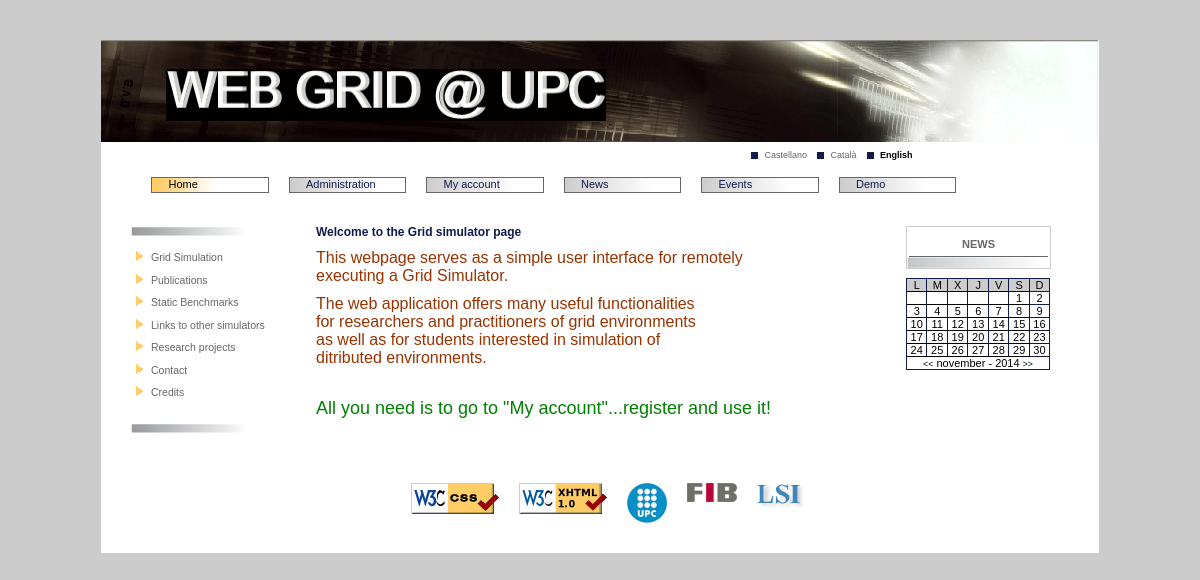
The page / on the database its author committed.
### tables this page shows
CREATE TABLE `secciones` (
  `id_seccion` int(11) NOT NULL default '0',
  `titulo_es` varchar(100) NOT NULL default '',
  `titulo_en` varchar(100) NOT NULL default '',
  `titulo_ca` varchar(100) NOT NULL default '',
  `texto_es` longtext NOT NULL,
  `texto_en` longtext NOT NULL,
  `texto_ca` longtext NOT NULL,
  `fecha_modif` timestamp NOT NULL default CURRENT_TIMESTAMP,
  `link_externo` char(1) NOT NULL default 'N',
  `link` varchar(100) NOT NULL default '#',
  PRIMARY KEY  (`id_seccion`),
  UNIQUE KEY `titulo_ca` (`titulo_ca`),
  UNIQUE KEY `titulo_es` (`titulo_es`),
  UNIQUE KEY `titulo_en` (`titulo_en`)
);

CREATE TABLE `subsecciones` (
  `id_subseccion` int(10) unsigned NOT NULL default '0',
  `id_seccion` int(10) unsigned NOT NULL default '0',
  `titulo_es` varchar(100) NOT NULL default '',
  `texto_es` longtext NOT NULL,
  `titulo_en` varchar(100) NOT NULL default '',
  `texto_en` longtext NOT NULL,
  `titulo_ca` varchar(100) NOT NULL default '',
  `texto_ca` longtext NOT NULL,
  `fecha_modif` timestamp NOT NULL default CURRENT_TIMESTAMP,
  `link_externo` char(1) NOT NULL default 'S',
  `link` varchar(100) NOT NULL default '#',
  PRIMARY KEY  (`id_subseccion`,`id_seccion`)
);

### management/contentManager.php (called while the page is built, shortened)
<?
 class contentManager
 {
 	var $linkdb;
	function contentManager()
	{
		$this->userdb = USERDB;
		$this->passworddb = PASSWORDDB;
		$this->db = DB;
		$this->linkdb = mysql_connect (MYSQLMACHINE, $this->userdb, $this->passworddb)
		 	or die ('I cannot connect to the database because: ' . mysql_error());
	}
	function getContent($section,$subsection,$lang)
	{
		$sql = "";
		switch($lang)
		{
			case "EN":
						if($subsection == "")
							$sql = "SELECT texto_en FROM secciones WHERE id_seccion='$section'";
						else
							$sql = "SELECT texto_en FROM subsecciones WHERE id_subseccion='$subsection' AND id_seccion='$section'";
						break;
		}
		if($result = mysql_query($sql, $this->linkdb))
		{
			$row = mysql_fetch_array($result);
			$text = $row[0];
		}
		return $text;
	}
	function getSections()
	{
		$sql = "SELECT * FROM secciones ORDER BY id_seccion";
		if($result = mysql_query($sql, $this->linkdb))
		{
			$i = 0;
			while ($row = mysql_fetch_array($result))
			{
				$sections[$i] = $row;
				$i++;
			}
		}
		return $sections;
	}
	function getSubsections($section)
	{
		$sql = "SELECT * FROM subsecciones WHERE id_seccion='$section' ORDER BY id_subseccion";
		if($result = mysql_query($sql, $this->linkdb))
		{
			$i = 0;
			while ($row = mysql_fetch_array($result))
			{
				$subsections[$i] = $row;
				$i++;
			}
		}
		return $subsections;
	}
 }
?>

### management/eventManager.php (called while the page is built, shortened)
<?
	class eventManager
	{
		var $linkdb;
		function eventManager()
		{
			$this->userdb = USERDB;
			$this->passworddb = PASSWORDDB;
			$this->db = DB;
			$this->linkdb = mysql_connect (MYSQLMACHINE, $this->userdb, $this->passworddb)
				or die ('I cannot connect to the database because: ' . mysql_error());
		}
		function getCalendarEvents($month, $year)
		{
			$sql = "SELECT * FROM calendario WHERE (mes=$month OR mes=0 OR mes_fin=$month) AND (year=$year OR year=0) GROUP BY dia,dia_fin ORDER BY dia,dia_fin";
			for($j = 0; $j< 31;$j++)
			{
				$events= array_fill(1,31,false);
			}
			if($result = mysql_query($sql, $this->linkdb))
			{
				while($row = mysql_fetch_array($result))
				{
					if($row["dia"] == 0)
						$events = array_fill(1,31,true);
					if($row["mes"] == $month && $row["mes"] < $row["mes_fin"])
					{
						for($i = $row["dia"]; $i <= 31; $i++)
						{
							$events[$i] = true;
						}
					}
					else if($row["mes"] < $month && $row["mes_fin"] == $month )
					{
						for($i = 1; $i <= $row["dia_fin"]; $i++)
						{
							$events[$i] = true;
						}
					}
					else
					{
						for($i = $row["dia"]; $i <= $row["dia_fin"]; $i++)
						{
							$events[$i] = true;
						}
					}
				}
				mysql_free_result($result);
			}
			return $events;
		}
	}
?>

### frontend/subsections.php (the view, shortened to what this page needs)
<?php
	$cms = new ContentManager();
	if( isset($_GET["lang"]) && isset($_GET["section"]) )
	{
		$lang = $_GET["lang"];
		$section = $_GET["section"];
		$selected = $_GET["selected"];
		$ajax = $_GET["ajax"];
		$subsections = $cms->getSubsections($section);
		$n = count($subsections);
		if($n > 0)
		{
			echo"<p class=\"separador_fondo\"> </p>";
			echo "<ul class=\"ul_submenu\">";
		}
		else
			echo"<p class=\"separador\"> </p>";
		for($i = 0; $i < $n ; $i++)
		{
			$link = $subsections[$i]["id_subseccion"];
			switch($lang)
			{
				case "EN":	$name = $subsections[$i]["titulo_en"];
							break;
			}
			if($subsections[$i]["link_externo"] == "S")
			{
				$href = $subsections[$i]["link"];
				$js="";
			}
			else
			{
				$href="index.php?section=$section&amp;subsection=$link";
			}
			if($link == $selected)
			{
				if($ajax)
					echo urlencode("<li class=\"li_submenu\"><a id=\"subsect-$link\"href=\"$href\" class=\"enllac_sel\">$name</a></li>");
				else
					echo "<li class=\"li_submenu\"><a id=\"subsect-$link\" href=\"$href\" class=\"enllac_sel\">$name</a></li>";
			}
			else
			{
				if($ajax)
					echo urlencode("<li class=\"li_submenu\"><a id=\"subsect-$link\"href=\"$href\" class=\"enllac\">$name</a></li>");
				else
					echo "<li class=\"li_submenu\"><a id=\"subsect-$link\" href=\"$href\" class=\"enllac\">$name</a></li>";
			}
		}
		if($n > 0)
		{
			echo "</ul>";
			echo"<p class=\"separador_fondo\"> </p>";
		}
		else
			echo"<p class=\"separador\"> </p>";
	}
?>

### index.php (shortened to what this page needs)
<?
	include "frontend/viewManager.php";
?>
<!DOCTYPE html PUBLIC "-//W3C//DTD XHTML 1.0 Transitional//EN" "http://www.w3.org/TR/xhtml1/DTD/xhtml1-transitional.dtd">
<html xmlns="http://www.w3.org/1999/xhtml">
<head>
<link href="frontend/style-css/style.css" rel="stylesheet" type="text/css" />
</head>
<body>
<?
	function getLanguageMenu()
	{
		switch($_SESSION['presentation']->getLanguage())
		{
			case "EN":
						echo "<li class=\"li_idioma\"><a href=\"index.php?lang=ES\"class=\"link_idioma\">Castellano</a></li>
							<li class=\"li_idioma\"><a href=\"index.php?lang=CA\" class=\"link_idioma\">Catal&agrave;</a></li>
							<li class=\"li_idioma\"><span class=\"link_idioma_sel\">English</span></li>";
							break;
		}
	}
?>
<div id="contenido">
<div id="cabecera"><? include "header.htm";?>
</div>
<div id="idioma">
<ul class="ul_idioma">
<? getLanguageMenu();?>
</ul>
</div>
<div id="menu">
<? $_SESSION['presentation']->loadMenu(false);?>
</div>
<div id="central">
<div id="submenu">
<?
	$_SESSION['presentation']->loadCurrentSubsections(false);
?>
</div>
<div id="contenido_central">
<?
	$_SESSION['presentation']->loadCurrentContent(false);
?>
</div>
<div id="lateral_derecho">
<div id="noticias">
<?
		$_SESSION['presentation']->loadBriefs();?>
</div>
<div id="calendario">
<?
		$_SESSION['presentation']->loadCalendar();
	?>
</div>
</div>
<div id="pie"><? include "footer.htm";?></div>
</div>
</div>
</body>
</html>

### frontend/menu.php (shortened to what this page needs)
<?php
	$cms = new contentManager();
	if(isset ($_GET["lang"]) && isset ($_GET["selected"]) )
	{
		$lang = $_GET["lang"];
		$selected = $_GET["selected"];
		$ajax = $_GET["ajax"];
		$sections = $cms->getSections();
		$n = count($sections);
		if($n > 0)
			echo "<ul class=\"ul_menu\">";
		for($i = 0; $i < $n; $i++)
		{
			$link = $sections[$i]["id_seccion"];
			switch($lang)
			{
				case "EN":	$name = $sections[$i]["titulo_en"];
							break;
			}
			if($sections[$i]["link_externo"] == "S")
			{
				$href = $sections[$i]["link"];
			}
			else
			{
				$href="index.php?section=$link";
			}
			if($link == $selected)
			{
				if($ajax)
					echo urlencode("<li class=\"li_menu\"><a id=\"menu-$link\" href=\"$href\" class=\"a_menu\">$name</a></li>");
				else
					echo "<li class=\"li_menu\"><a id=\"menu-$link\" href=\"$href\" class=\"a_menu_sel\">$name</a></li>";
			}
			else
			{
				if($ajax)
					echo urlencode("<li class=\"li_menu\"><a id=\"menu-$link\" href=\"$href\" class=\"a_menu\">$name</a></li>");
				else
					echo"<li class=\"li_menu\"><a id=\"menu-$link\" href=\"$href\" class=\"a_menu\">$name</a></li>";
			}
		}
		if($n > 0)
		echo "</ul>";
	}
?>

### frontend/viewManager.php (shortened to what this page needs)
<?
 include_once "management/contentManager.php";
 include_once "management/eventManager.php";
 class viewManager
 {
	var $language;
	var $section;
	var $subsection;
	function viewManager($lang)
	{
		$this->section = 1;
		$this->subsection = "";
	}
	function detectLanguage()
	{
		$this->language = "EN";
	}
	function loadMenu($ajax)
	{
		include_once "frontend/menu.php";
	}
	function loadBriefs()
	{
		include_once "frontend/brief.php";
	}
	function loadCalendar()
	{
		include_once "frontend/calendar.php";
	}
	function loadSubsections($section,$ajax)
	{
		include_once "frontend/subsections.php";
	}
	function loadContent($section,$subsection,$ajax)
	{
		$this->section = $section;
		$this->subsection = $subsection;
		$cms = new contentManager();
		$content = $cms->getContent($section,$subsection,$this->language);
		if($ajax)
			echo urlencode($content);
		else
			echo $content;
	}
	function loadCurrentContent($ajax)
	{
		$this->loadContent($this->section, $this->subsection,$ajax);
	}
	function loadCurrentSubsections($ajax)
	{
		$this->loadSubsections($this->section,$ajax);
	}
	function getLanguage()
	{
		return $this->language;
	}
 }
?>

### frontend/brief.php (shortened to what this page needs)
<?php
	switch($_GET["lang"])
		{
			case "EN":
						echo "<h2>NEWS</h2>";
						break;
		}
?>

### frontend/calendar.php (shortened to what this page needs)
<?
if(isset($_GET["mes"])&& isset($_GET["year"]))
{
	$month = $_GET["mes"];
	$year = $_GET["year"];
	$meses = array(
					"ES" => array("enero","febrero","marzo","abril","mayo","junio","julio","agosto","septiembre","octubre","noviembre","diciembre"),
					"EN" => array("january","february","march","april","may","june","july","august","september","october","november","december"),
					"CA" => array("gener","febrer","març","abril","maig","juny","juliol","agost","septembre","octubre","novembre","desembre")
				);
	$em = new eventManager();
	$events = $em->getCalendarEvents($month,$year);
	$datelast = getdate(mktime(0,0,0,$month+1,0,$year));
	$fin = $datelast["mday"];
	$res = "<table cellpadding=\"0\" cellspacing=\"0\" class=\"tabla_calendario\" summary=\"Calendario de eventos\">
             <tr>
    <th scope=\"col\" class=\"th_calendario\">L</th>
    <th scope=\"col\" class=\"th_calendario\">M</th>
    <th scope=\"col\" class=\"th_calendario\">X</th>
    <th scope=\"col\" class=\"th_calendario\">J</th>
    <th scope=\"col\" class=\"th_calendario\">V</th>
    <th scope=\"col\" class=\"th_calendario\">S</th>
    <th scope=\"col\" class=\"th_calendariofinal\">D</th>
  </tr>";
	 $datefirst = getdate(mktime(0,0,0,$month,1,$year));
   	 $num_dia = $datefirst["wday"];
		$i = 1;
	    while($i <= $fin)
   	  	{
     	  $res .= "<tr>";
       		if($i == 1)
       		{
	   			for($j = 1; $j<=$num_dia-1; $j++ )
        	  	{
	            	$res.="<td class=\"td_calendario\">&nbsp;</td>";
        	  	}
	       }
	       for($j=$num_dia; $j<=7; $j++)
		   {
    			if($j != 7)
				{
					if($events[$i])
    			 		$res.="<td class=\"td_calendarioSelec\"><a href=\"events.php?filter=day&amp;day=$i&amp;month=$month&amp;year=$year\" class=\"a_calendario\">$i</a></td>";
					else
							$res.="<td class=\"td_calendario\">$i</td>";
				}
				else
				{
					if($events[$i])
    			 		$res.="<td class=\"td_calendarioSelec_final\"><a href=\"events.php?filter=day&amp;day=$i&amp;month=$month&amp;year=$year\" class=\"a_calendario\">$i</a></td>";
					else
							$res.="<td class=\"td_calendariofinal\">$i</td>";
				}
    			$i++;
				if($i>$fin)
    				break;
			}
         	$num_dia = 1;
         	$res .= "</tr>";
      	}
		switch($month)
		{
			default:
					$mesant = $month - 1;
					$mespost = $month + 1;
					$yearant = $year;
					$yearpost = $year;
					break;
		}
		$mesact = $meses[$_GET["lang"]][$month -1];
		$res.= "<tr>
				<td colspan=\"7\" class=\"td_mes\"><a class=\"a_calendarioMes\" href=\"$PHP_SELF?month=$mesant&amp;year=$yearant\">&lt;&lt;</a> $mesact - $year <a class=\"a_calendarioMes\" href=\"$PHP_SELF?month=$mespost&amp;year=$yearpost\">&gt;&gt;</a>
				</td>
			</tr>";
		$res.= "</table>";
		echo $res;
}
?>

### rows shown on the page
secciones: titulo_en "Home", texto_en "Welcome to the Grid simulator page This webpage serves as a simple user interface for remotely executing a Grid Simulator. The web application offers many useful functionalities for researchers and practitioners of grid environments as well as for students interested in simulation of ditributed environments. All you need is to go to \"My account\"...register and use it!"
secciones: titulo_en "Administration"
secciones: titulo_en "My account"
secciones: titulo_en "News"
secciones: titulo_en "Events"
secciones: titulo_en "Demo"
subsecciones: titulo_en "Grid Simulation"
subsecciones: titulo_en "Publications"
subsecciones: titulo_en "Static Benchmarks"
subsecciones: titulo_en "Links to other simulators"
subsecciones: titulo_en "Research projects"
subsecciones: titulo_en "Contact"
subsecciones: titulo_en "Credits"

### other values the page prints
$mesact "november"
$year "2014"
